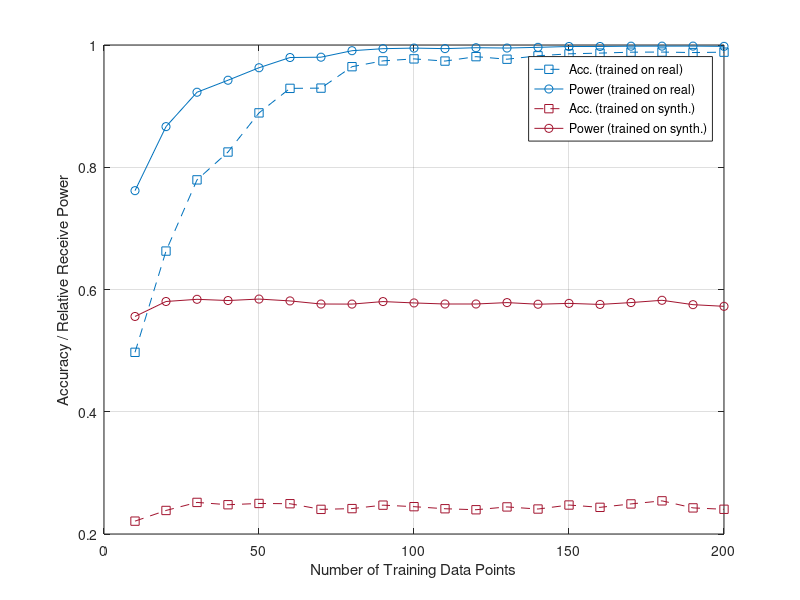

This figure's MATLAB source:
load('all_acc_train_on_real4.mat');
load('all_pwr_train_on_real4.mat');
load('all_acc_train_on_synth_beamsteer.mat');
load('all_pwr_train_on_synth_beamsteer.mat');


all_acc_train_on_real4 = squeeze(mean(all_acc_train_on_real4, 2));
all_pwr_train_on_real4 = squeeze(mean(all_pwr_train_on_real4, 2));
all_acc_train_on_synth4 = squeeze(mean(all_acc_train_on_synth_beamsteer, 2));
all_pwr_train_on_synth4 = squeeze(mean(all_pwr_train_on_synth_beamsteer, 2));

num_data = 10:10:200;
% plot(num_data, all_acc_train_on_real3(1, i), '--s', "Color", "#0072BD");
% hold on
% plot(num_data, all_pwr_train_on_real3(1, i), '-o', "Color", "#0072BD");
% hold on
% plot(num_data, all_acc_train_on_synth3(1, i), '--s', "Color", "#A2142F");
% hold on
% plot(num_data, all_pwr_train_on_synth3(1, i), '-o', "Color", "#A2142F");
% grid on
figure;
plot(num_data, all_acc_train_on_real4(2, :), '--s', "Color", "#0072BD");
hold on
plot(num_data, all_pwr_train_on_real4(2, :), '-o', "Color", "#0072BD");
hold on
plot(num_data, all_acc_train_on_synth4(2, :), '--s', "Color", "#A2142F");
hold on
plot(num_data, all_pwr_train_on_synth4(2, :), '-o', "Color", "#A2142F");
grid on

xlabel('Number of Training Data Points');
ylabel('Accuracy / Relative Receive Power');

% ylim([0.3, 1]);
legend('Acc. (trained on real)', 'Power (trained on real)', 'Acc. (trained on synth.)', 'Power (trained on synth.)');